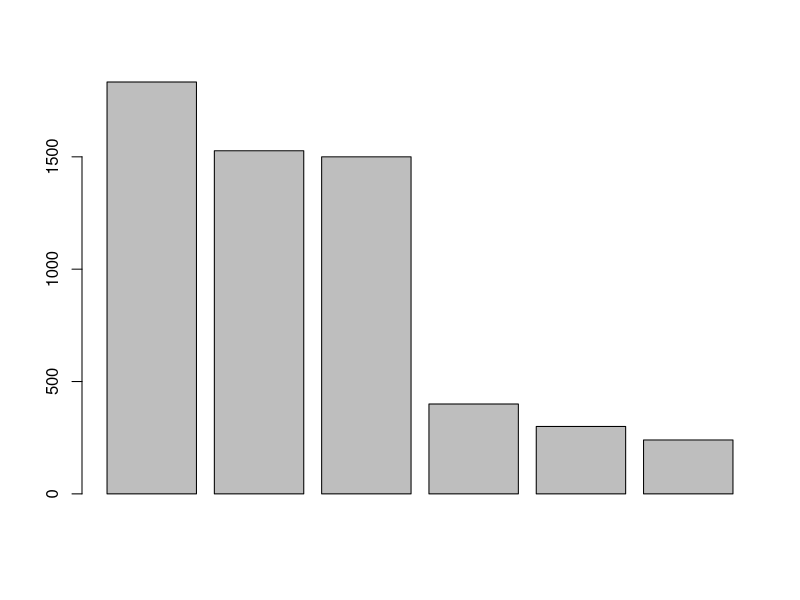

Source code (R):
### Esteban Motel Guzmán
### 1930302

# Laboratorio 1

## Gastos Mensuales 


300 + 240 + 1527 + 400 + 1500 + 1833

celular <- 300
transporte <- 240
comestibles <- 1527
alquiler <- 1500
otros <- 1833
gimnasio <- 400
gastos <- c(celular, transporte, comestibles, gimnasio, alquiler, otros)

gastos_ordenados <- sort(gastos, decreasing = TRUE)

barplot(gastos_ordenados)



